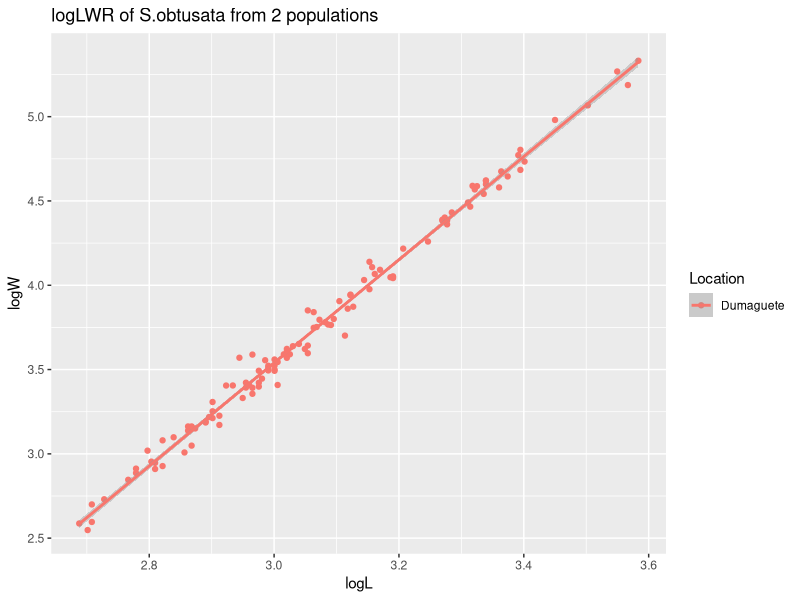
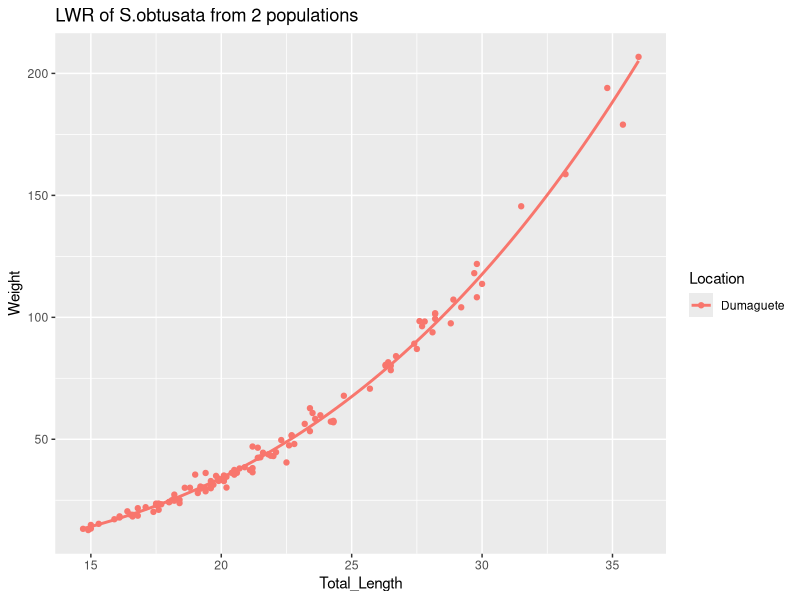
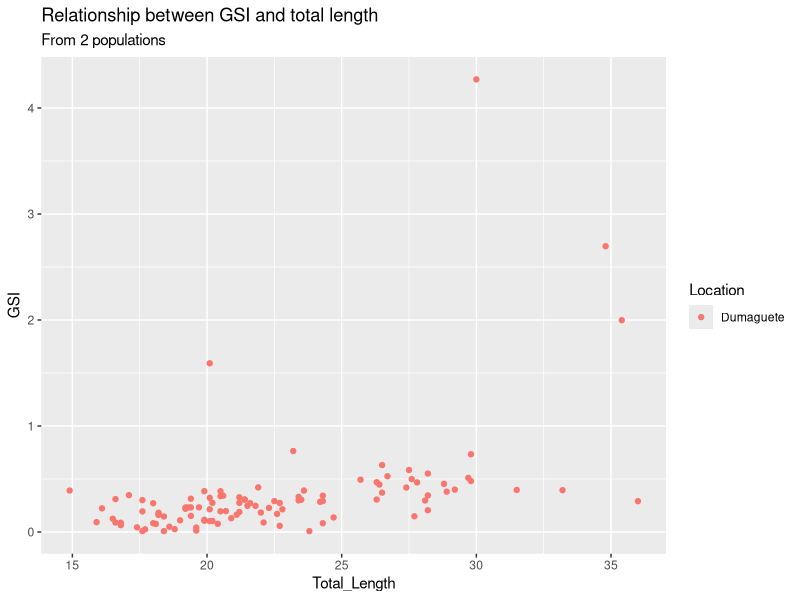

Write the R code that produced these figures, in order. (Note: this script raises an error after producing the figures.)
######Setup#####
setwd("/Users/admir/Downloads/S.obtusata_Project/Sphyraena_obtusata/")
Packages <- c("tidyverse")
invisible(suppressPackageStartupMessages(lapply(Packages,library,character.only = TRUE)))

######Load files needed#####
Obtusata <- read.csv("AC_Sphyraena_obtusata_Dat_for_R.csv")

colnames(Obtusata) <- c("Specimen_ID","Species","Location","Site","Date","Total_Length",
                            "Standard_Length","Weight","Gonad_Weight")

######Calculating LWR#####

#remove NAs from weight and total length
Obtusata_LWR <- subset(Obtusata, !is.na(Weight) & !is.na(Total_Length))

#log-transform L and W
Obtusata_LWR$logL <- log(Obtusata_LWR$Total_Length)
Obtusata_LWR$logW <- log(Obtusata_LWR$Weight)

#create linear model with log-transformed W and L
full_lm_lLlW <- lm(logW~logL, data = Obtusata_LWR)
full_lm_lLlW
summary(full_lm_lLlW)

#plot model
Obtusata_logLW_plot <- ggplot(data = Obtusata_LWR, aes(x = logL, y = logW, colour = Location)) +
  geom_point() + geom_smooth(method = "lm") + ggtitle(label = "logLWR of S.obtusata from 2 populations")
Obtusata_LW_plot <- ggplot(data = Obtusata_LWR, aes(x = Total_Length, y = Weight, colour = Location)) +
  geom_point() + geom_smooth(method = "nls", formula = y ~ a*x^b, start = list(a = -6.16923, b = 3.24846), data = Obtusata_LWR, se = F) +
  ggtitle(label = "LWR of S.obtusata from 2 populations")

Obtusata_logLW_plot
Obtusata_LW_plot

#####Calculating GSI#####

#remove NAs from gonad weight
Obtusata_GSI <- subset(Obtusata, !is.na(Gonad_Weight))

#raw GSI and TL
Obtusata_GSI$GSI <- (Obtusata_GSI$Gonad_Weight/Obtusata_GSI$Weight) * 100
ggplot(data = Obtusata_GSI, aes(x = Total_Length, y = GSI, colour = Location)) + 
  geom_point() + ggtitle(label = "Relationship between GSI and total length", subtitle = "From 2 populations")

mean(Obtusata_GSI[["GSI"]])

Obtusata_GSI$logGSI <- log(Obtusata_GSI$GSI)
##ggplot(data = Obtusata_full_GSI, aes(x = Standard_Length, y = logGSI, colour = Location)) + geom_point()

#####GLMs#####

GSI_TL_glm <- glm(Obtusata_GSI$GSI~Obtusata_GSI$Total_Length, family = "Gamma")
GSI_Weight_glm <- glm(Obtusata_GSI$GSI~Obtusata_GSI$Weight, family = "Gamma")

AIC(GSI_TL_glm)
AIC(GSI_Weight_glm)

#####Boxplot#####

boxplot(GSI~Location, data=Obtusata_GSI, main="GSI by location", 
        xlab="Location", ylab="GSI", col=(c("red","blue")))
boxplot(Total_Length~Location, data=Obtusata_GSI, main="Total length by location", 
        xlab="Location", ylab="Total Length", col=(c("red","blue")))
boxplot(Weight~Location, data=Obtusata_GSI, main="Weight by location", 
        xlab="Location", ylab="Weight", col=(c("red","blue")))

#####Normality test#####

#NORMALITY (need packages nortest, car, and HMisc)
library(car)
library(nortest)
ad.test(Obtusata_full_GSI$Weight)
ad.test(data1$log)
hist(Obtusata_full_GSI$Weight, xlab=" ", main="Histogram of Weight Full data ", ylab= " ")
hist(Obtusata_full_GSI$logGSI, xlab=" ", main="Histogram of logGSI Full data ", ylab= " ")


fit <- lm(Obtusata_full_GSI$Total_Length~Obtusata_full_GSI$Location, data=Obtusata_full_GSI)

fit <- lm(Obtusata_full_GSI$logGSI~Obtusata_full_GSI$Location, data=Obtusata_full_GSI)


qqPlot(fit, main="QQ Plot of TL")
library(MASS)
sresid <- studres(fit) 
hist(sresid, freq=FALSE, 
     main="Distribution of Studentized Residuals of TL")
xfit<-seq(min(sresid),max(sresid),length=40) 
yfit<-dnorm(xfit) 
lines(xfit, yfit)
# Evaluate homoscedasticity
# non-constant error variance test
ncvTest(fit)
spreadLevelPlot(fit)
# Assessing Outliers
outlierTest(fit) # Bonferonni p-value for most extreme obs
qqPlot(fit, main="QQ Plot") #qq plot for studentized resid 
leveragePlots(fit) # leverage plots

# Data not normally distributed so used a Mann - Whitney U test (non-parametric t- test equivalent)
wilcox.test(Obtusata_full_GSI$GSI~Obtusata_full_GSI$Location)
wilcox.test(Obtusata_full_GSI$Total_Length~Obtusata_full_GSI$Location)
wilcox.test(Obtusata_full_GSI$Weight~Obtusata_full_GSI$Location)

#####L-W relationship#####
#regression model codes
#Attach/plot:

x<-c(Obtusata_dat$Total_Length)
y<-c(Obtusata_dat$Weight)
plot(log(y)~log(x))
#linear model of log-transformed data
mod1<-lm(log(y)~log(x))
coef(mod1)
exp(-5.638077)
#run power model using coefficients
plot(y~x, pch=19, col="black", xlab="Length(cm)", ylab= "Weight(cm)", main = "LWR Dumaguete")
mod1<- nls(y ~ a * x^b, start=list(a=0.003559707, b =3.059256), data=Obtusata_dat, trace=TRUE)
summary(mod1)
AIC(mod1)
x<-seq(14,40)
#plot predicted line
mod2 <-(predict(mod1, list(x=x)))
lines(mod2~x, lwd=3, col="blue")

text(20, 150, expression(W == 0.0035597 * L^3.059256))

x<-c(Obtusata_KAL$Total_Length)
y<-c(Obtusata_KAL$Weight)
plot(log(y)~log(x))
#linear model of log-transformed data
mod1<-lm(log(y)~log(x))
coef(mod1)
exp(-5.5163)
#run power model using coefficients
plot(y~x, pch=19, col="black", xlab="Length (cm)", ylab= "Weight(g)", ylim=c(0, 200), xlim=c(10, 40), main = "LWR Kalibo")
mod1<- nls(y ~ a * x^b, start=list(a=0.004027, b =3.106475), data=Obtusata_KAL, trace=TRUE)
summary(mod1)
AIC(mod1)
x<-seq(14,40)
#plot predicted line
mod2 <-(predict(mod1, list(x=x)))
lines(mod2~x, lwd=3, col="blue")

text(20, 150, expression(W == 0.004027 * L^3.106475))

     
